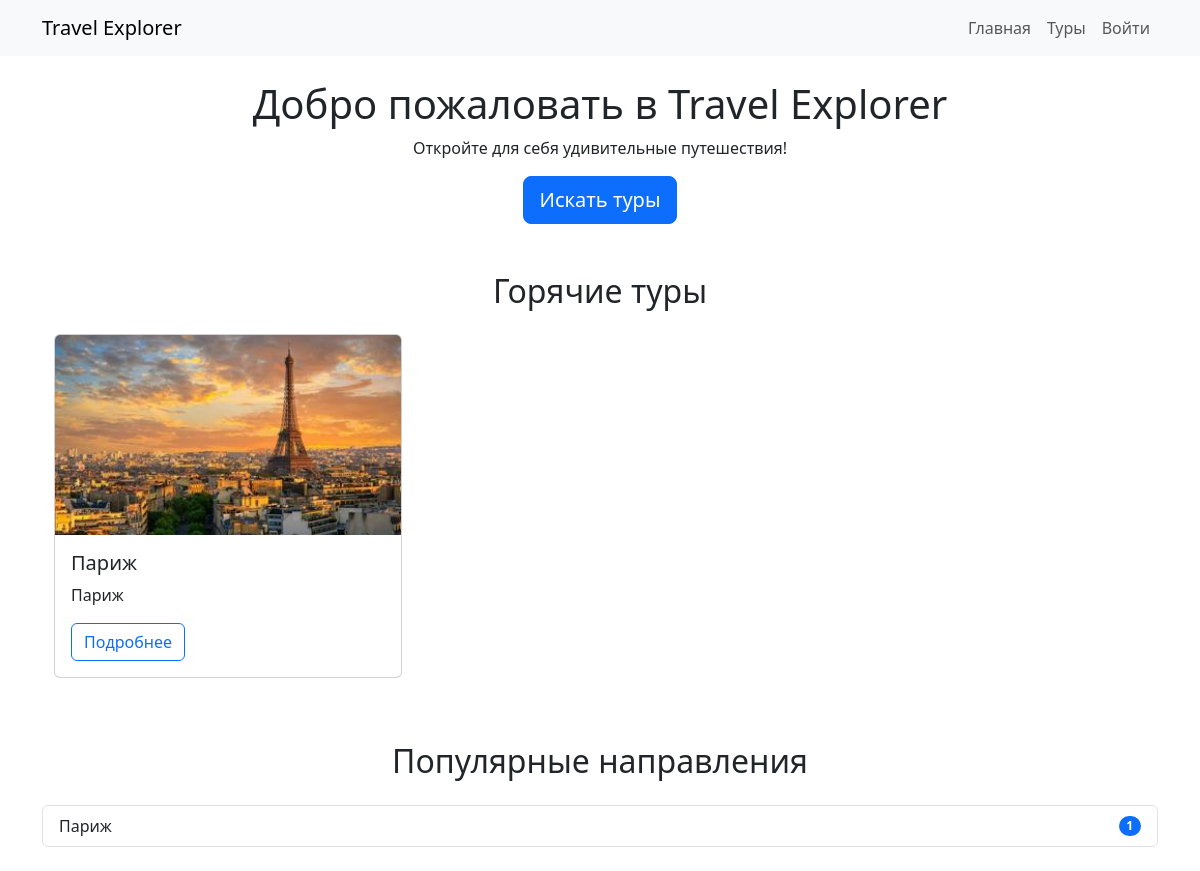
The page / on the database its author committed.
### travel/models.py (models this page shows, shortened)
class Tour(models.Model):
    name_tour = models.CharField("Название тура", max_length=255)
    discription_tour = models.TextField("Описание тура")
    price_tour = models.IntegerField("Цена тура", validators=[validate_positive])
    departure = models.CharField("Место отправления", max_length=255)
    destination = models.CharField("Место назначения", max_length=255)
    date_departure = models.DateField("Дата отправления")
    date_return = models.DateField("Дата возвращения")
    operator_tour = models.CharField("Туроператор", max_length=255)
    places_tour = models.IntegerField("Количество мест", validators=[validate_positive])
    history = HistoricalRecords()
    is_hot = models.BooleanField(default=False)
    image = models.ImageField(upload_to='tours/', blank=True, null=True)
    objects = TourManager()
    class Meta:
        ordering = ['date_departure']

### travel/views.py (the view)
# urls.py: path('', views.index, name='index'),
def index(request):
    hot_tours = Tour.objects.hot_tours()
    return render(request, 'travel/index.html', {'hot_tours': hot_tours})

### travel/models.py (called while the page is built)
    def hot_tours(self):
        return self.filter(is_hot=True)

### travel/templatetags/custom_tags.py (called while the page is built)
@register.simple_tag
def get_popular_destinations(limit=3):
    return (
        Tour.objects.values('destination')
        .annotate(tour_count=Count('id'))
        .order_by('-tour_count')[:limit]
    )

### travel/templates/travel/index.html (shortened to what this page needs)
{% extends 'travel/base.html' %}
{% block content %}
<div class="jumbotron text-center">
    <h1>Добро пожаловать в Travel Explorer</h1>
    <p>Откройте для себя удивительные путешествия!</p>
    <a href="/tours/" class="btn btn-primary btn-lg">Искать туры</a>
</div>
<div class="container py-5">
    <h2 class="text-center mb-4">Горячие туры</h2>
    <div class="row">
        {% for tour in hot_tours %}
        <div class="col-md-4 mb-3">
            <div class="card h-100">
                {% if tour.image %}
                <img src="{{ tour.image.url }}" class="card-img-top" alt="{{ tour.name_tour }}">
                {% else %}
                <img src="https://via.placeholder.com/350x200" class="card-img-top" alt="Нет изображения">
                {% endif %}
                <div class="card-body">
                    <h5 class="card-title">{{ tour.name_tour }}</h5>
                    <p class="card-text">{{ tour.discription_tour|truncatechars:100 }}</p>
                    <a href="{% url 'tour-detail' tour.id %}" class="btn btn-outline-primary">Подробнее</a>
                </div>
            </div>
        </div>
        {% endfor %}
    </div>
</div>
{% load custom_tags %}
<h2 class="text-center mb-4">Популярные направления</h2>
<ul class="list-group">
    {% get_popular_destinations as popular_destinations %}
    {% for destination in popular_destinations %}
    <li class="list-group-item d-flex justify-content-between align-items-center">
        {{ destination.destination }}
        <span class="badge bg-primary rounded-pill">{{ destination.tour_count }}</span>
    </li>
    {% endfor %}
</ul>
{% endblock %}

### travel/templates/travel/index.html (style rules this page uses)
.card-img-top { width: 100%; height: 200px; object-fit: cover; }

### rows shown on the page
Tour: image (picture), name_tour "Париж", discription_tour "Париж", destination "Париж", tour_count "1"
